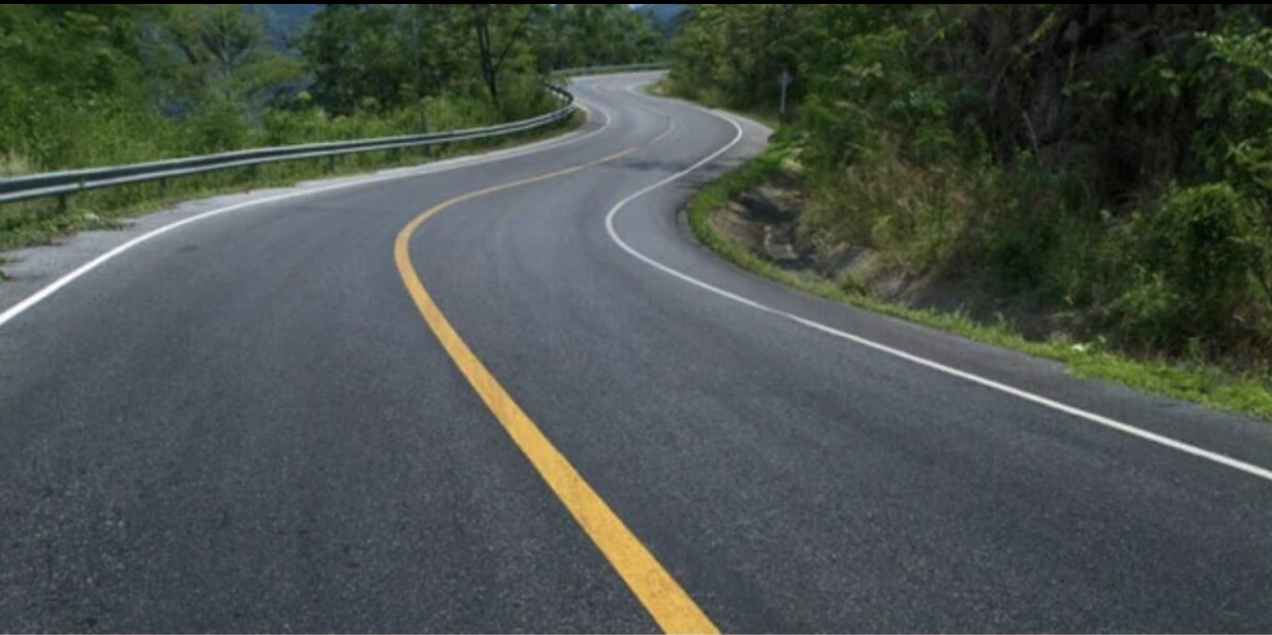
#> input picture unit 5/detecting lanes/road.png, 1272 x 635 px
$ python main.py
#> lines starting #> are read from the running program, lines starting #| are printed output that depends on the picture; after the words box and inside, x2 and y2 are one past the last pixel; in counts of white or black regions, pixels touching at a corner belong together
import cv2
import numpy as np

img = cv2.imread("road.png")
#> img is the input picture: shape (635, 1272, 3); mean B, G, R 75.9, 80.8, 73.3

if img is None:
    print("Image not found!")
    exit()

img = cv2.resize(img, (900, 500))
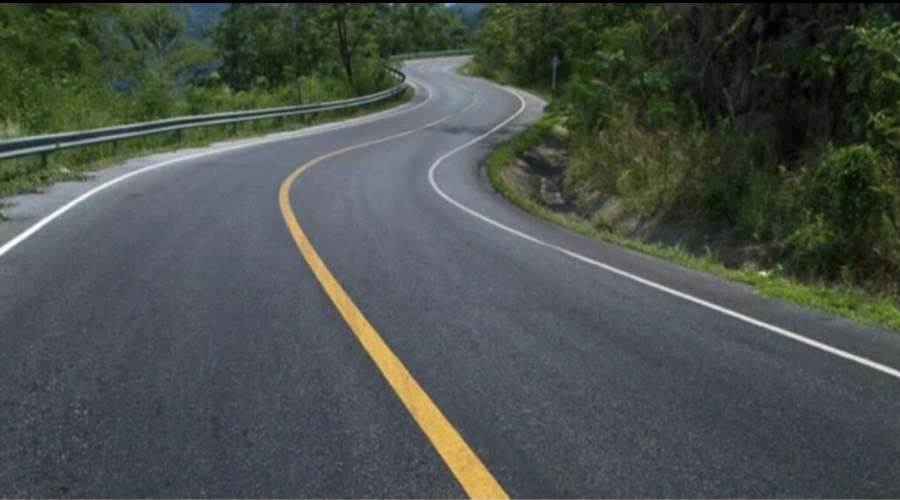
#> img: shape (500, 900, 3); mean B, G, R 75.8, 80.7, 73.2

gray = cv2.cvtColor(img, cv2.COLOR_BGR2GRAY)
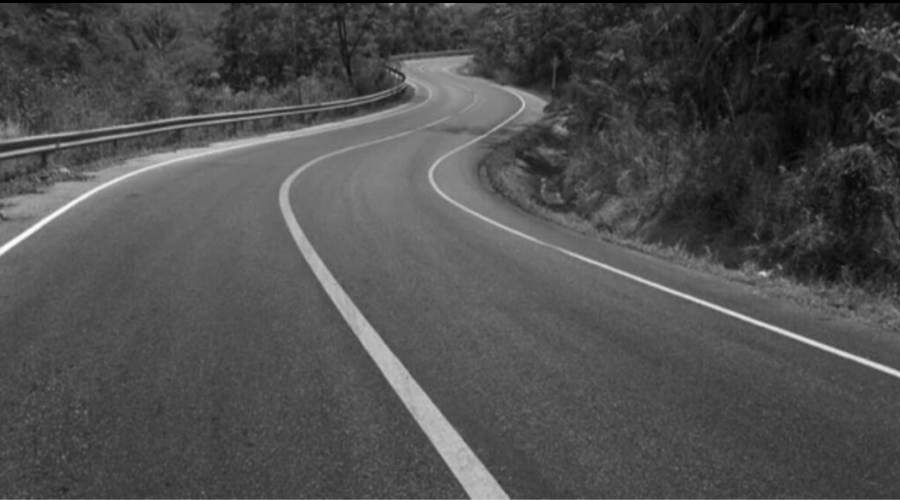
#> gray: shape (500, 900); min 0, max 253, mean 77.9
blur = cv2.GaussianBlur(gray, (5, 5), 0)
edges = cv2.Canny(blur, 50, 150)
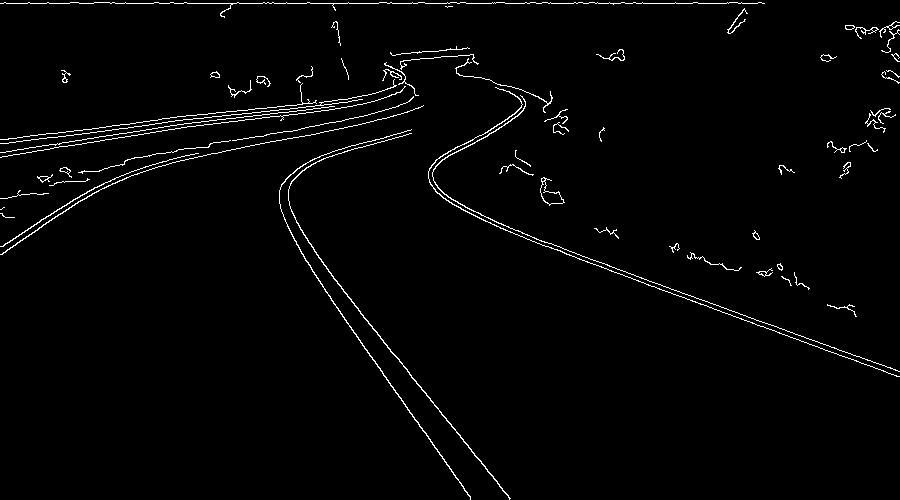
#> edges: shape (500, 900); 1.9% white in thin lines or dots

height, width = edges.shape
#> height = 500; width = 900
mask = np.zeros_like(edges)

roi = np.array([[
    (0, height),
    (width, height),
    (width // 2 + 120, height // 2),
    (width // 2 - 120, height // 2)
]], dtype=np.int32)

cv2.fillPoly(mask, roi, 255)
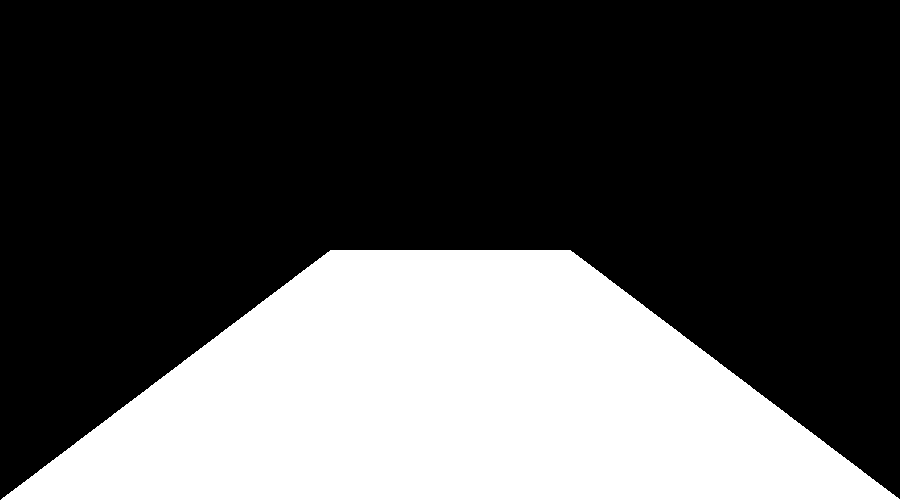
#> mask: shape (500, 900); 31.7% white; 1 white region, box (x1, y1, x2, y2) and area: (1, 250, 900, 500) 142580
masked_edges = cv2.bitwise_and(edges, mask)
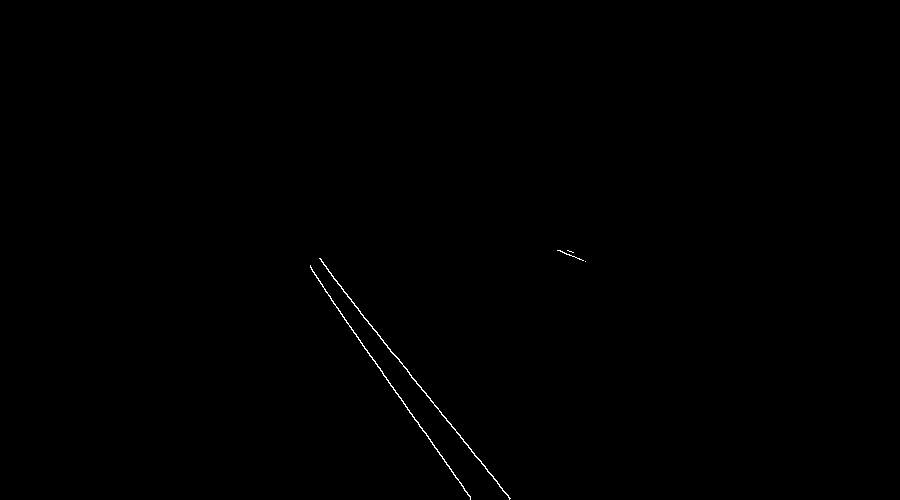
#> masked_edges: shape (500, 900); 0.19% white in thin lines or dots, all inside (x1, y1, x2, y2) = (310, 250, 586, 500)

lines = cv2.HoughLinesP(
    masked_edges,
    1,
    np.pi / 180,
    threshold=40,
    minLineLength=40,
    maxLineGap=120
)
#> lines = [[312, 271, 470, 497], [343, 291, 510, 498], [328, 271, 460, 435], [325, 291, 470, 499], [383, 342, 509, 498]]

line_img = np.zeros_like(img)

if lines is not None:
    for line in lines:
        x1, y1, x2, y2 = line[0]
        cv2.line(line_img, (x1, y1), (x2, y2), (0, 255, 0), 5)
#> this loop made 5 passes

result = cv2.addWeighted(img, 0.8, line_img, 1, 1)
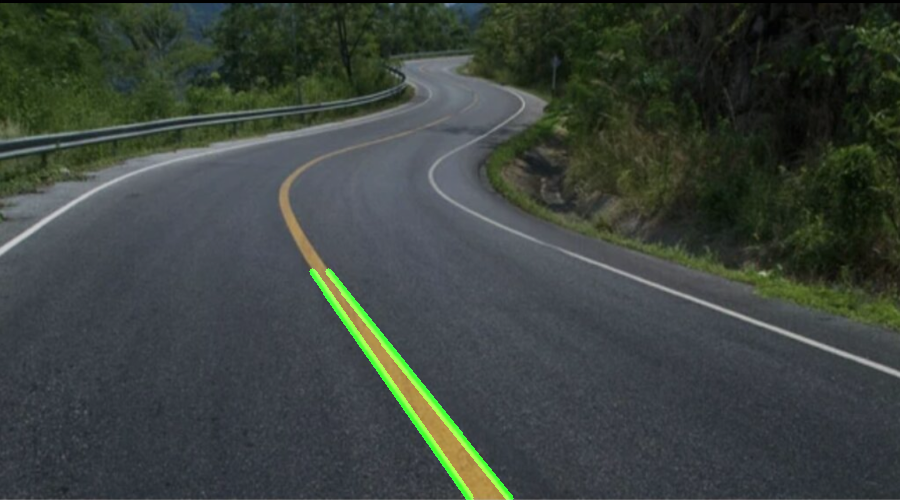
#> result: shape (500, 900, 3); mean B, G, R 61.6, 67.1, 59.6

cv2.imshow("Edges", edges)
cv2.imshow("Detected Lanes", result)

cv2.imwrite("lane_output.jpg", result)

cv2.waitKey(0)
cv2.destroyAllWindows()
